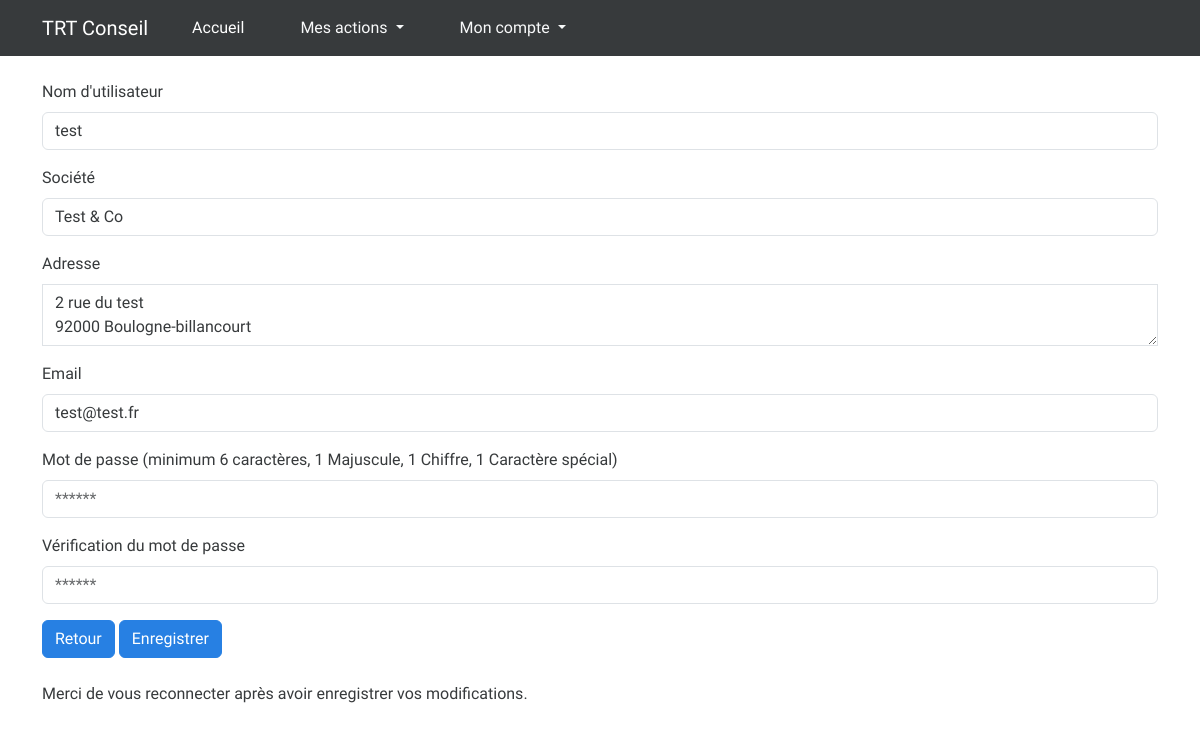
Page /edit-profile.php?id=10 (signed in) on the committed database.
### tables this page shows
CREATE TABLE `recruiter` (
  `id` int(11) NOT NULL,
  `login` varchar(100) NOT NULL,
  `email` varchar(100) NOT NULL,
  `password` text NOT NULL,
  `society` varchar(255) DEFAULT NULL,
  `address` text,
  `type` varchar(20) NOT NULL,
  `approved` int(11) NOT NULL DEFAULT '0'
);

### edit-profile.php (the view, shortened to what this page needs)
<?php
    require('actions/users/getInfosUserAction.php');
?>
<!DOCTYPE html>
<html lang="fr">
<?php include 'includes/head.php'; ?>
<body>
    <?php include 'includes/navbar.php'; ?>
    <br>
    <div class="container">
        <?php
            switch($_SESSION['type']){
                ?>
                    <?php break;
                    case 'recruiter':
                        ?>
                            <form method="POST">
                                <div class="mb-3">
                                    <label for="userLogin" class="form-label">Nom d'utilisateur</label>
                                    <input type="text" class="form-control" name="userLogin" value="<?=$user_login;?>">
                                </div>
                                <div class="mb-3">
                                    <label for="userSociety" class="form-label">Société</label>
                                    <input type="text" class="form-control" name="userSociety" value="<?=$user_society;?>">
                                </div>
                                <div class="mb-3">
                                    <label for="userAddress" class="form-label">Adresse</label>
                                    <textarea type="text" class="form-control" name="userAddress"><?=$user_address;?></textarea>
                                </div>
                                <div class="mb-3">
                                    <label for="userEmail" class="form-label">Email</label>
                                    <input type="text" class="form-control" name="userEmail" value="<?=$user_email;?>">
                                </div>
                                <div class="mb-3">
                                    <label for="userPassword" class="form-label">Mot de passe (minimum 6 caractères, 1 Majuscule, 1 Chiffre, 1 Caractère spécial)</label>
                                    <input type="password" class="form-control" name="userPassword" placeholder="******">
                                </div>
                                <div class="mb-3">
                                    <label for="userPassword" class="form-label">Vérification du mot de passe</label>
                                    <input type="password" class="form-control" name="userPassword2" placeholder="******">
                                </div>
                            <?php break;
                        ?>
                            <?php break;
            } ?>
                        <a href="profile.php?id=<?= $_SESSION['id']; ?>" class="btn btn-primary">Retour</a>
                        <button type="submit" class="btn btn-primary" name="publish">Enregistrer</button>
                        <br><br>
                        <p>Merci de vous reconnecter après avoir enregistrer vos modifications.</p>
                        <br><br>
                    </form>
    </div>
</body>
</html>

### assets/style.css (style rules this page uses)
*, *::after, *::before { margin: 0; padding: 0; box-sizing: border-box; text-decoration: none; list-style: none; }
a, a:hover, a:focus, a:active { outline: none; text-decoration: none; }
input.form-control { border-radius: 6px; }

### rows in the picture
recruiter: userLogin "test", userSociety "Test & Co", userAddress "2 rue du test 92000 Boulogne-billancourt", userEmail "test@test.fr"
